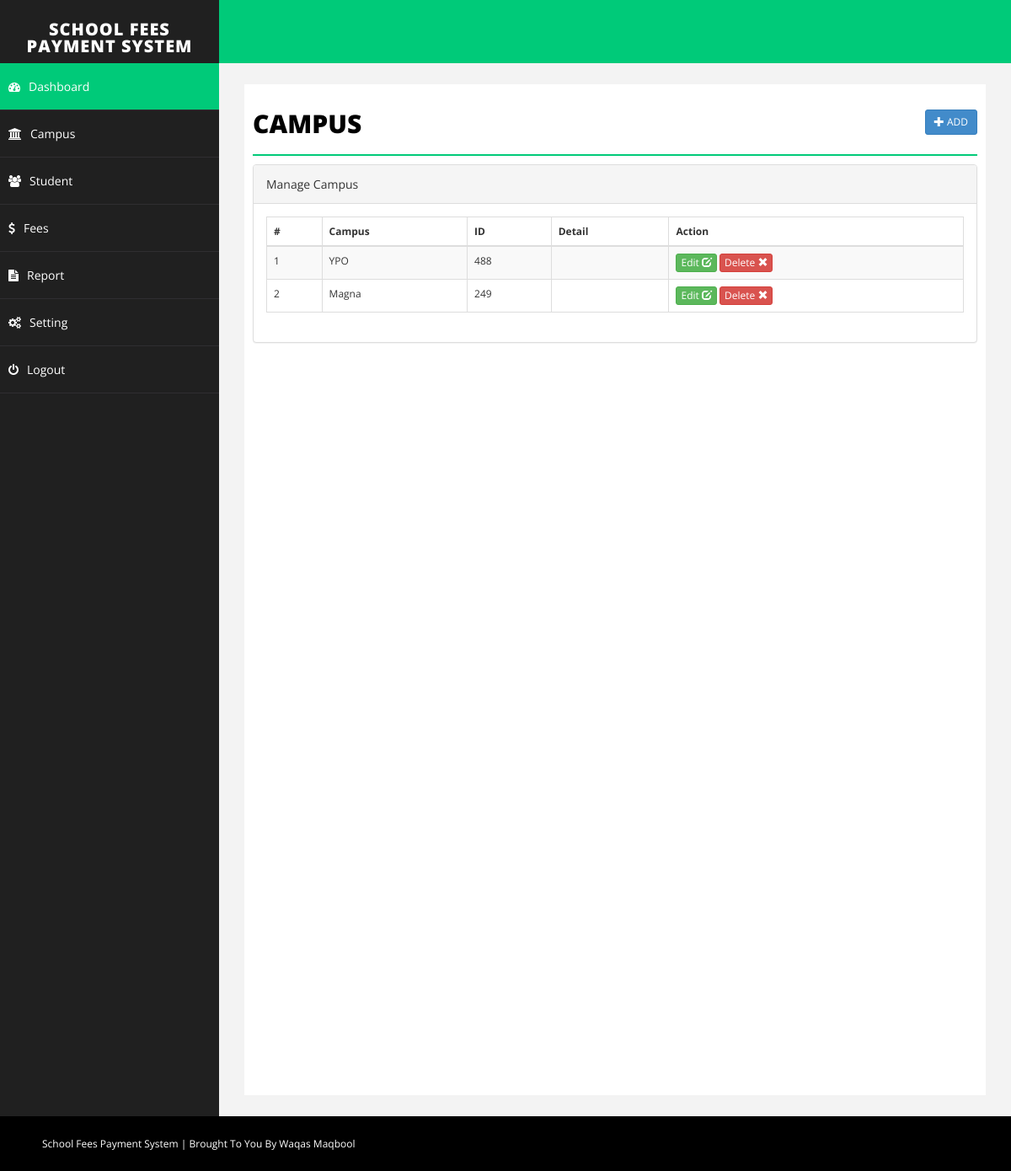
Before: /branch.php (signed in) with the older database file.
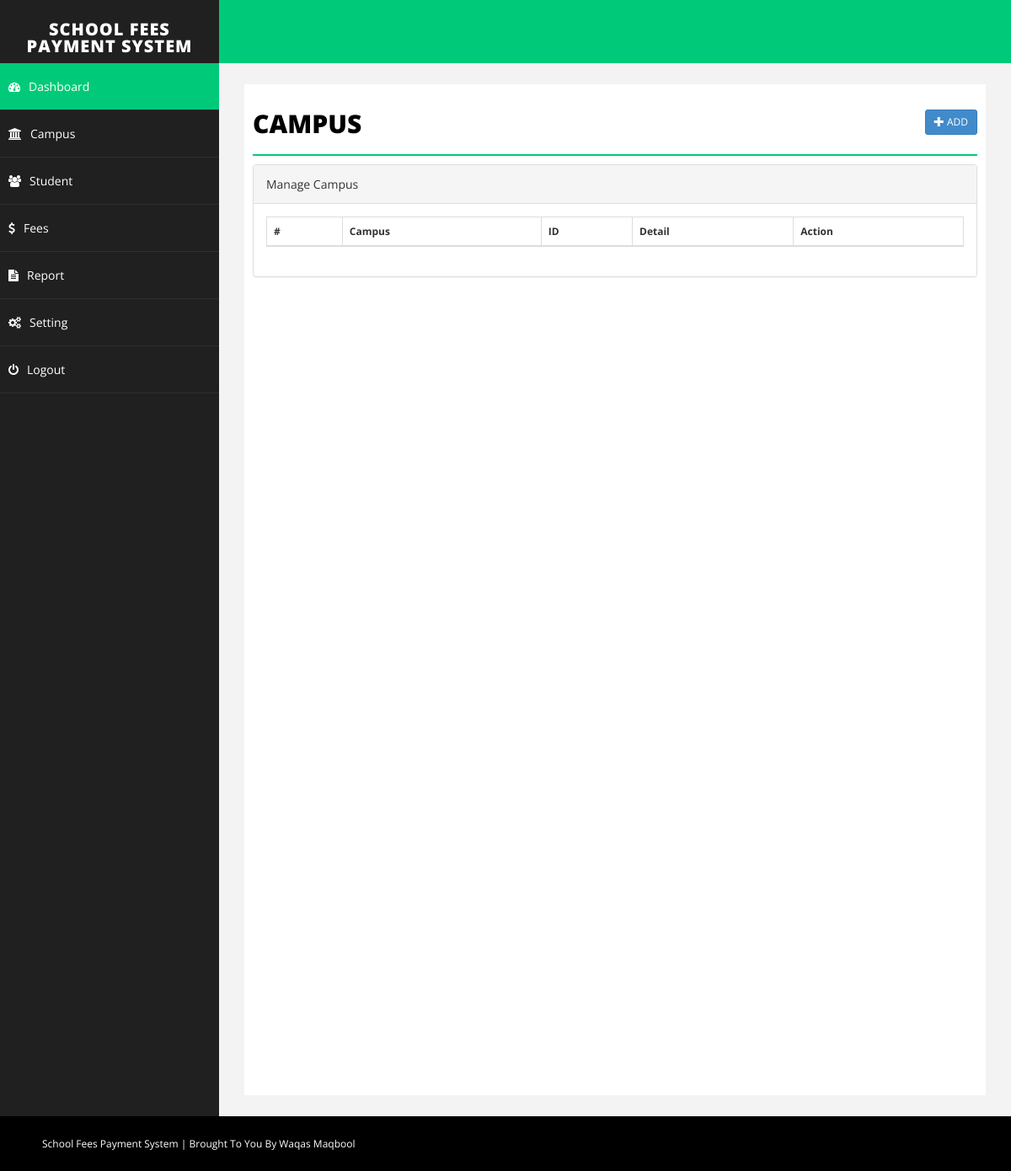
After: the same page with the newer database file.
### tables this page shows
CREATE TABLE `branch` (
  `id` int(255) NOT NULL AUTO_INCREMENT,
  `branch` varchar(255) NOT NULL,
  `address` text NOT NULL,
  `detail` text NOT NULL,
  `delete_status` enum('0','1') NOT NULL DEFAULT '0',
  PRIMARY KEY (`id`)
);

### branch.php (the view, shortened to what the changed rows need)
<?php
include("php/dbconnect.php");
$branch='';
$address='';
$detail = '';
$id= '';
$action = "add";
?>
<!DOCTYPE html>
<html xmlns="http://www.w3.org/1999/xhtml">
<head>
    <link href="css/bootstrap.css" rel="stylesheet" />
    <link href="css/font-awesome.css" rel="stylesheet" />
    <link href="css/basic.css" rel="stylesheet" />
    <link href="css/custom.css" rel="stylesheet" />
</head>
<?php
include("php/header.php");
?>
        <div id="page-wrapper">
            <div id="page-inner">
                <div class="row">
                    <div class="col-md-12">
                        <h1 class="page-head-line">Campus
						<?php
						echo (isset($_GET['action']) && @$_GET['action']=="add" || @$_GET['action']=="edit")?
						' <a href="branch.php" class="btn btn-primary btn-sm pull-right">Back <i class="glyphicon glyphicon-arrow-right"></i></a>':'<a href="branch.php?action=add" class="btn btn-primary btn-sm pull-right"><i class="glyphicon glyphicon-plus"></i> Add </a>';
						?>
						</h1>
                    </div>
                </div>
        <?php
		 if(isset($_GET['action']) && @$_GET['action']=="add" || @$_GET['action']=="edit")
		 {
		?>
			<script type="text/javascript" src="js/validation/jquery.validate.min.js"></script>
                <div class="row">
                    <div class="col-sm-8 col-sm-offset-2">
               <div class="panel panel-primary">
                        <div class="panel-heading">
                           <?php echo ($action=="add")? "Add Branch": "Edit Branch"; ?>
                        </div>
						<form action="branch.php" method="post" id="signupForm1" class="form-horizontal">
                        <div class="panel-body">
						<div class="form-group">
								<label class="col-sm-2 control-label" for="Old">Campus </label>
								<div class="col-sm-10">
									<input type="text" class="form-control" id="branch" name="branch" value="<?php echo $branch;?>"  />
								</div>
							</div>
							<div class="form-group">
								<label class="col-sm-2 control-label" for="Password"> ID  </label>
								<div class="col-sm-10">
	                        <textarea class="form-control" id="address" name="address"><?php echo $address;?></textarea >
								</div>
							</div>
							<div class="form-group">
								<label class="col-sm-2 control-label" for="Confirm"> Detail</label>
								<div class="col-sm-10">
									    <textarea class="form-control" name="detail" id="detail"><?php echo $detail;?></textarea >
								</div>
							</div>
						<div class="form-group">
								<div class="col-sm-8 col-sm-offset-2">
								<input type="hidden" name="id" value="<?php echo $id;?>">
								<input type="hidden" name="action" value="<?php echo $action;?>">
									<button type="submit" name="save" class="btn btn-primary">Save </button>
								</div>
							</div>
                         </div>
							</form>
                        </div>
                            </div>
                </div>
		<script type="text/javascript">
		$( document ).ready( function () {
			 if($("#signupForm1").length > 0)
         {
			$( "#signupForm1" ).validate( {
				rules: {
					branch: "required",
					address: "required"
				},
				messages: {
					branch: "Please enter Campus name",
					address: "Please enter ID"
				},
				errorElement: "em",
				errorPlacement: function ( error, element ) {
					// Add the `help-block` class to the error element
					error.addClass( "help-block" );
					// Add `has-feedback` class to the parent div.form-group
					// in order to add icons to inputs
					element.parents( ".col-sm-10" ).addClass( "has-feedback" );
					if ( element.prop( "type" ) === "checkbox" ) {
						error.insertAfter( element.parent( "label" ) );
					} else {
						error.insertAfter( element );
					}
					// Add the span element, if doesn't exists, and apply the icon classes to it.
					if ( !element.next( "span" )[ 0 ] ) {
						$( "<span class='glyphicon glyphicon-remove form-control-feedback'></span>" ).insertAfter( element );
					}
				},
				success: function ( label, element ) {
					// Add the span element, if doesn't exists, and apply the icon classes to it.
					if ( !$( element ).next( "span" )[ 0 ] ) {
						$( "<span class='glyphicon glyphicon-ok form-control-feedback'></span>" ).insertAfter( $( element ) );
					}
				},
				highlight: function ( element, errorClass, validClass ) {
					$( element ).parents( ".col-sm-10" ).addClass( "has-error" ).removeClass( "has-success" );
					$( element ).next( "span" ).addClass( "glyphicon-remove" ).removeClass( "glyphicon-ok" );
				},
				unhighlight: function ( element, errorClass, validClass ) {
					$( element ).parents( ".col-sm-10" ).addClass( "has-success" ).removeClass( "has-error" );
					$( element ).next( "span" ).addClass( "glyphicon-ok" ).removeClass( "glyphicon-remove" );
				}
			} );
			}
		} );
	</script>
		<?php
		}else{
		?>
		 <link href="css/datatable/datatable.css" rel="stylesheet" />
		<div class="panel panel-default">
                        <div class="panel-body">
                             <div class="table-sorting table-responsive">
                                <table class="table table-striped table-bordered table-hover" id="tSortable22">
                                    <thead>
                                        <tr>
                                            <th>#</th>
                                            <th>Campus</th>
                                            <th>ID</th>
                                            <th>Detail</th>
											<th>Action</th>
                                        </tr>
                                    </thead>
                                    <tbody>
									<?php
									$sql = "select * from branch where delete_status='0'";
									$q = $conn->query($sql);
									$i=1;
									while($r = $q->fetch_assoc())
									{
									echo '<tr>
                                            <td>'.$i.'</td>
                                            <td>'.$r['branch'].'</td>
                                            <td>'.$r['address'].'</td>
                                            <td>'.$r['detail'].'</td>
											<td>
											<a href="branch.php?action=edit&id='.$r['id'].'" class="btn btn-success btn-xs">Edit <span class="glyphicon glyphicon-edit"></span></a>
											<a onclick="return confirm(\'Are you sure you want to delete this record\');" href="branch.php?action=delete&id='.$r['id'].'" class="btn btn-danger btn-xs">Delete <span class="glyphicon glyphicon-remove"></span></a> </td>
                                        </tr>';
										$i++;
									}
									?>
                                    </tbody>
                                </table>
                            </div>
                        </div>
                    </div>
		<?php
		}
		?>
            </div>
        </div>
    </div>
</body>
</html>

Changed rows visible on the page:
removed branch: branch "YPO", address "488"
removed branch: branch "Magna", address "249"
